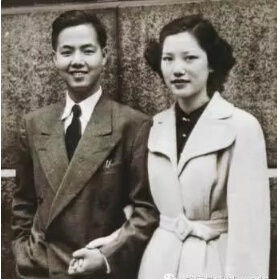
#> input picture face_recog_steps/li.jpg, 277 x 279 px
$ python hog_ex.py
#> lines starting #> are read from the running program, lines starting #| are printed output that depends on the picture
import matplotlib.pyplot as plt
import cv2

hog = cv2.HOGDescriptor()
im = cv2.imread('li.jpg',0)
#> im: shape (279, 277); min 13, max 255, mean 123.1
h = hog.compute(im)
plt.plot(h)
plt.show()
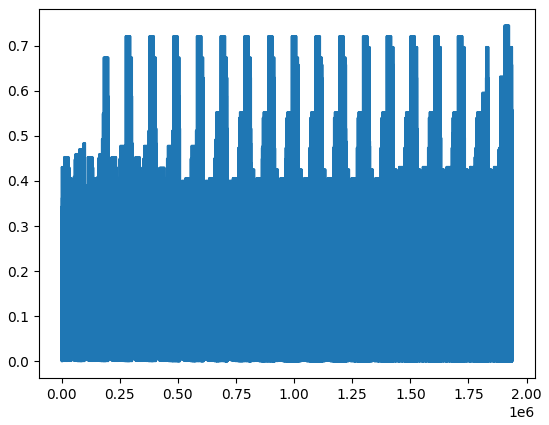
#> figure drawn by matplotlib, 1 panel; curve peaks at x = 1905115, y = 0.745
